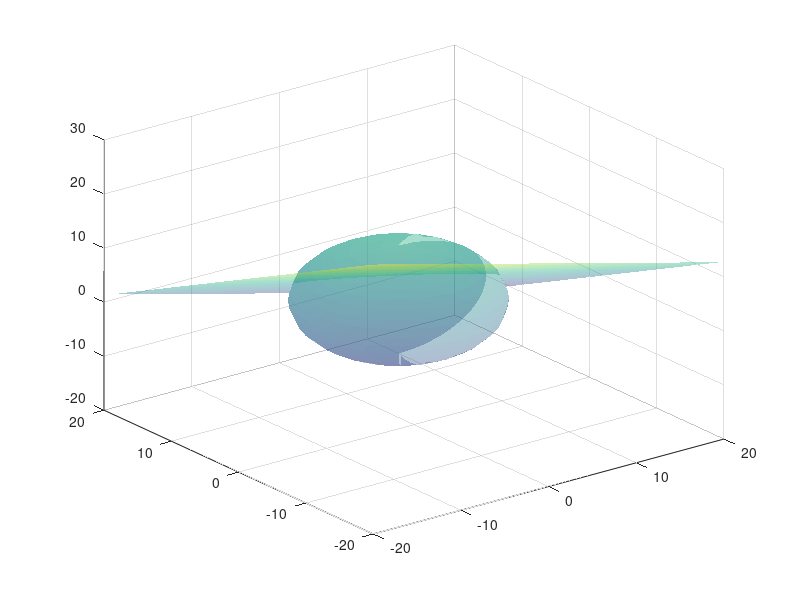

Recreate this plot in MATLAB. (Note: this script raises an error after producing the figure.)
%% Test for function SourceIntegrationCircle.m
%% test 1 parameters
mg = 1;
mp = 1;
Vi = [2, 3, 4];
Vj = [-1, -2, -3];
Vp = [-1, 1, 3];
Rp = 10;

% Generate plane
N = Vj - Vi;                                        % Plane normal
D = (mg + mp) / (2 * mp) * norm(N)^2 - dot(N, Vj);  % Plane offset
[x, y] = meshgrid(-2 * Rp:0.1 * 2 * Rp:2 * Rp);     % Generate x and y data
z = -1 / N(3) * (N(1) * x + N(2) * y + D);          % Plane equation

% Generate Sphere
[X, Y, Z] = sphere;                              % Unit Sphere in [0, 0, 0]
X2 = X * Rp + Vp(1);
Y2 = Y * Rp + Vp(2);
Z2 = Z * Rp + Vp(3);

% Plot the results
figure(1)
surf(X2, Y2, Z2, 'EdgeColor', 'none', 'FaceAlpha', 0.4) %plot sphere
hold on
surf(x, y, z, 'EdgeAlpha', 0.4, 'FaceAlpha', 0.4) %Plot the surface

% Compute intersection circle
[isIntersect, circle] = SourceIntegrationCircle(mg, mp, Vi, Vj, Vp, Rp);

% Check asserts
assert(isIntersect == true, "SourceIntegrationCircle return no" + ...
    "intercection with plane!");
assert(circle.r <= Rp + eps, "circle radius r > Rp!");
assert(dot(circle.ex, circle.ey) < 3 * eps, "ex is not orthogonal to ey!");
assert(dot(circle.ex, circle.ex) < 1 + 3 * eps, "|ex| is not 1!");
assert(dot(circle.ey, circle.ey) < 1 + 3 * eps, "|ex| is not 1!");

% Generate edge of thr circle
t = linspace(0, 2 * pi, 100);
xCircle = circle.center(1) + circle.r * cos(t) * circle.ex(1) + circle.r * sin(t) * circle.ey(1);
yCircle = circle.center(2) + circle.r * cos(t) * circle.ex(2) + circle.r * sin(t) * circle.ey(2);
zCircle = circle.center(3) + circle.r * cos(t) * circle.ex(3) + circle.r * sin(t) * circle.ey(3);
plot3(xCircle, yCircle, zCircle, 'r-', 'LineWidth', 2);
